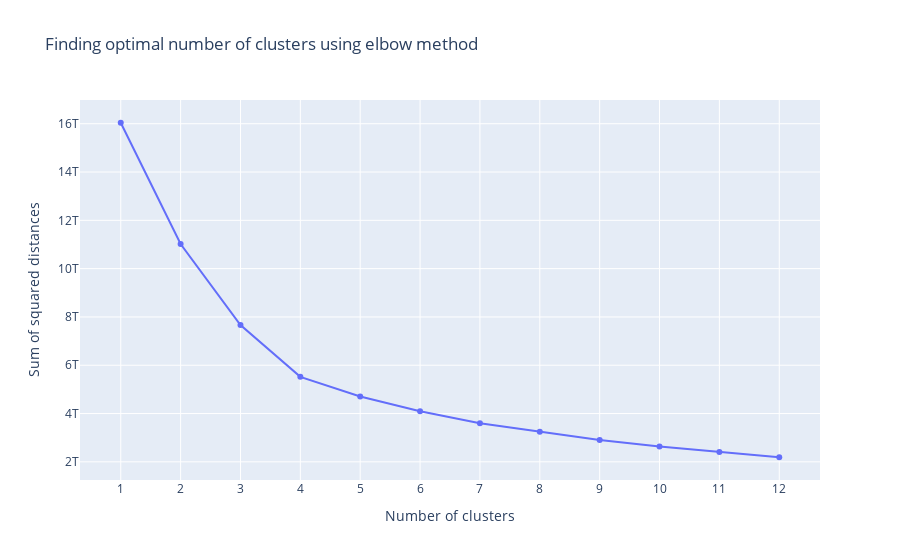

The code cell stored with this chart in its notebook:
### Code cell
# Finding optimal number of clusters k
figure = go.Figure()
figure.add_trace(go.Scatter(x=distances["clusters"], y=distances["sum of squared distances"]))

figure.update_layout(xaxis = dict(tick0 = 1,dtick = 1,tickmode = 'linear'),                  
                  xaxis_title="Number of clusters",
                  yaxis_title="Sum of squared distances",
                  title_text="Finding optimal number of clusters using elbow method")
figure.show()

### Figure 1 — Plotly figure (JSON) as saved in the notebook; plotly's stock layout.template omitted (floating-point values rounded to 4 significant figures)
{"data": [{"type": "scatter", "x": [1, 2, 3, 4, 5, 6, 7, 8, 9, 10, 11, 12], "y": [16040000000000.0, 11020000000000.0, 7661000000000.0, 5520000000000.0, 4707000000000.0, 4096000000000.0, 3600000000000.0, 3250000000000.0, 2905000000000.0, 2632000000000.0, 2406000000000.0, 2190000000000.0]}], "layout": {"title": {"text": "Finding optimal number of clusters using elbow method"}, "xaxis": {"dtick": 1, "tick0": 1, "tickmode": "linear", "title": {"text": "Number of clusters"}}, "yaxis": {"title": {"text": "Sum of squared distances"}}}}
